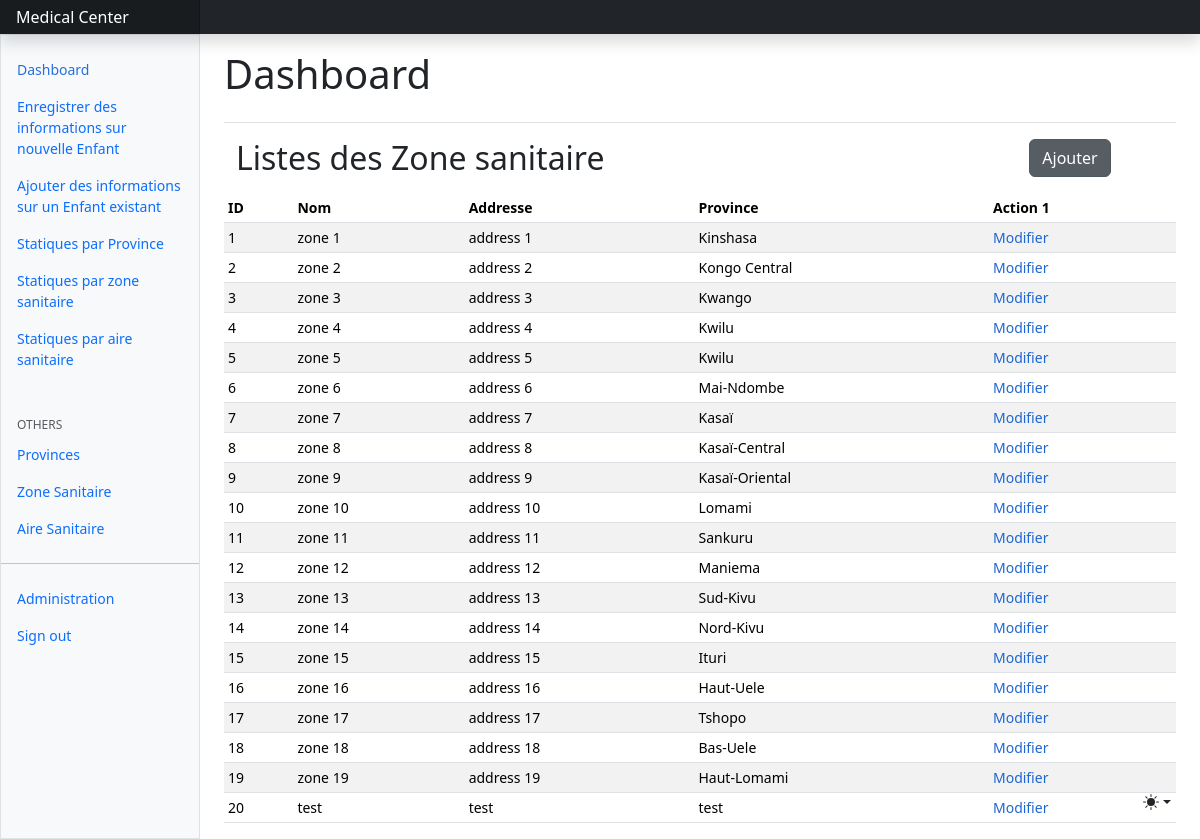
The page /index/zone-sanitaire/list/ (signed in) on the database its author committed.
### core/models.py (models this page shows, shortened)
class ZoneSanitaire(models.Model):
    code_zone = models.BigAutoField(primary_key=True)
    nom_zone = models.CharField(max_length=20, null=False)
    address = models.CharField(max_length=30, null=False)
    code_province = models.ForeignKey(Province, on_delete=models.CASCADE)

class Province(models.Model):
    code_province = models.BigAutoField(primary_key=True)
    nom_province = models.CharField(max_length=20, null=False)
    def __str__(self) -> str:
        return self.nom_province

### core/views.py (the view)
# urls.py: path('index/zone-sanitaire/list/',zone_sanitaire_list,name='zone_sanitaire_list'),
@login_required
def zone_sanitaire_list(request):
    zone_sanitaires = ZoneSanitaire.objects.all()
    return render(request,'zone_sanitaire_list.html',{'zone_sanitaires':zone_sanitaires,'view':'create'})

### core/templates/zone_sanitaire_list.html (shortened to what this page needs)
{% extends "index.html" %}
{% block content %}
<div class="mb-2 container">
    <div
        class="row"
    >
        <div class="col-10"><h2>Listes des Zone sanitaire</h2></div>
        <div class="col-2">
            <a href="{%url 'core:zone_sanitaire_create'%}" class="btn btn-secondary  active" role="button" aria-pressed="true">Ajouter</a>
        </div>
    </div>
</div>
<div class="table-responsive small">
  <table class="table table-striped table-sm">
    <thead>
      <tr>
        <th scope="col">ID</th>
        <th scope="col">Nom</th>
        <th scope="col">Addresse</th>
        <th scope="col">Province</th>
        <th scope="col">Action 1</th>
      </tr>
    </thead>
    <tbody>
        {% for zone_sanitaire in zone_sanitaires %}
        <tr>
            <td>{{zone_sanitaire.code_zone}}</td>
            <td>{{zone_sanitaire.nom_zone}}</td>
            <td>{{zone_sanitaire.address}}</td>
            <td>{{zone_sanitaire.code_province}}</td>
            <td>
                <a class="mdf"href="{%url 'core:zone_sanitaire_update' zone_sanitaire.code_zone%}" style="color:rgb(30, 102, 209); text-decoration:none;">Modifier</a>
            </td>
        </tr>
        {% endfor %}
    </tbody>
  </table>
</div>
{% endblock content %}

### rows shown on the page
ZoneSanitaire: code_zone "1", nom_zone "zone 1", address "address 1", code_province "Kinshasa"
ZoneSanitaire: code_zone "2", nom_zone "zone 2", address "address 2", code_province "Kongo Central"
ZoneSanitaire: code_zone "3", nom_zone "zone 3", address "address 3", code_province "Kwango"
ZoneSanitaire: code_zone "4", nom_zone "zone 4", address "address 4", code_province "Kwilu"
ZoneSanitaire: code_zone "5", nom_zone "zone 5", address "address 5", code_province "Kwilu"
ZoneSanitaire: code_zone "6", nom_zone "zone 6", address "address 6", code_province "Mai-Ndombe"
ZoneSanitaire: code_zone "7", nom_zone "zone 7", address "address 7", code_province "Kasaï"
ZoneSanitaire: code_zone "8", nom_zone "zone 8", address "address 8", code_province "Kasaï-Central"
ZoneSanitaire: code_zone "9", nom_zone "zone 9", address "address 9", code_province "Kasaï-Oriental"
ZoneSanitaire: code_zone "10", nom_zone "zone 10", address "address 10", code_province "Lomami"
ZoneSanitaire: code_zone "11", nom_zone "zone 11", address "address 11", code_province "Sankuru"
ZoneSanitaire: code_zone "12", nom_zone "zone 12", address "address 12", code_province "Maniema"
ZoneSanitaire: code_zone "13", nom_zone "zone 13", address "address 13", code_province "Sud-Kivu"
ZoneSanitaire: code_zone "14", nom_zone "zone 14", address "address 14", code_province "Nord-Kivu"
ZoneSanitaire: code_zone "15", nom_zone "zone 15", address "address 15", code_province "Ituri"
ZoneSanitaire: code_zone "16", nom_zone "zone 16", address "address 16", code_province "Haut-Uele"
ZoneSanitaire: code_zone "17", nom_zone "zone 17", address "address 17", code_province "Tshopo"
ZoneSanitaire: code_zone "18", nom_zone "zone 18", address "address 18", code_province "Bas-Uele"
ZoneSanitaire: code_zone "19", nom_zone "zone 19", address "address 19", code_province "Haut-Lomami"
ZoneSanitaire: code_zone "20", nom_zone "test", address "test", code_province "test"
